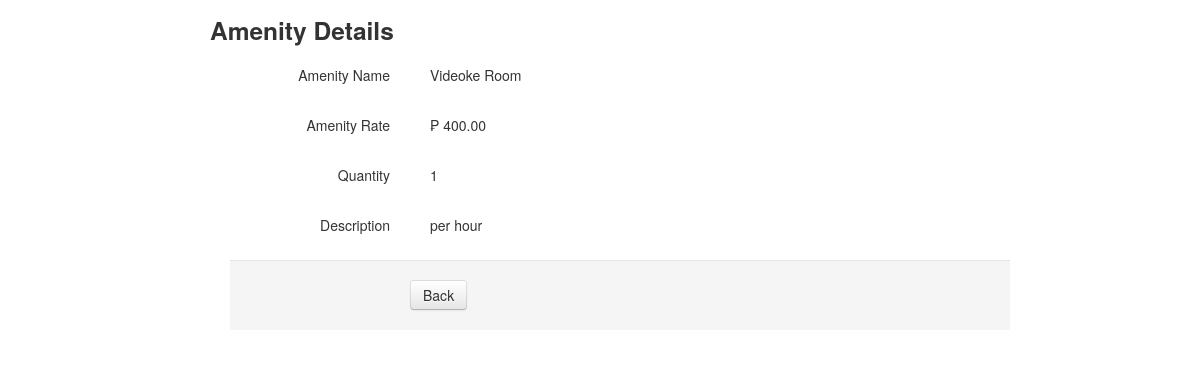
The page /function/read-amenities.php?id=1 on the database its author committed.
### tables this page shows
CREATE TABLE IF NOT EXISTS `amenities` (
  `id` int(11) NOT NULL,
  `amenityName` varchar(30) NOT NULL,
  `amenityRate` int(11) NOT NULL,
  `description` varchar(255) NOT NULL,
  `quantity` int(11) NOT NULL
);

### function/read-amenities.php (the view, shortened to what this page needs)
<?php
    include '../dbconnect.php';
    $id = null;
    if ( !empty($_GET['id'])) {
        $id = $_REQUEST['id'];
    }
    if ( null==$id ) {
        header("Location: index-amenities.php");
    } else {
        $qry = mysql_query("SELECT * FROM amenities where id = '$id'");
        $row = mysql_fetch_array($qry);
    }
?>
<!DOCTYPE html>
<html lang="en">
<head>
    <link   href="css/bootstrap.min.css" rel="stylesheet">
</head>
<body>
    <div class="container">
                <div class="span10 offset1">
                    <div class="row">
                        <h3>Amenity Details</h3>
                    </div>
                    <div class="form-horizontal" >
                      <div class="control-group">
                        <label class="control-label">Amenity Name</label>
                        <div class="controls">
                            <label class="checkbox">
                                <?php echo $row['amenityName'];?>
                            </label>
                        </div>
                      </div>
                      <div class="form-horizontal" >
                      <div class="control-group">
                        <label class="control-label">Amenity Rate</label>
                        <div class="controls">
                            <label class="checkbox">
                                <?php echo '&#x20b1; ' .  number_format($row['amenityRate'],2);?>
                            </label>
                        </div>
                      </div>
                      <div class="form-horizontal" >
                      <div class="control-group">
                        <label class="control-label">Quantity</label>
                        <div class="controls">
                            <label class="checkbox">
                                <?php echo $row['quantity'];?>
                            </label>
                        </div>
                      </div>
                      <div class="form-horizontal" >
                      <div class="control-group">
                        <label class="control-label">Description</label>
                        <div class="controls">
                            <label class="checkbox">
                                <?php echo 'per ' . $row['description'];?>
                            </label>
                        </div>
                      </div>
                        <div class="form-actions">
                          <a class="btn" href="index-amenities-etc.php">Back</a>
                       </div>
                    </div>
                </div>
    </div>
  </body>
</html>

### rows shown on the page
amenities: amenityName "Videoke Room", amenityRate "400.00", quantity "1", description "hour"
